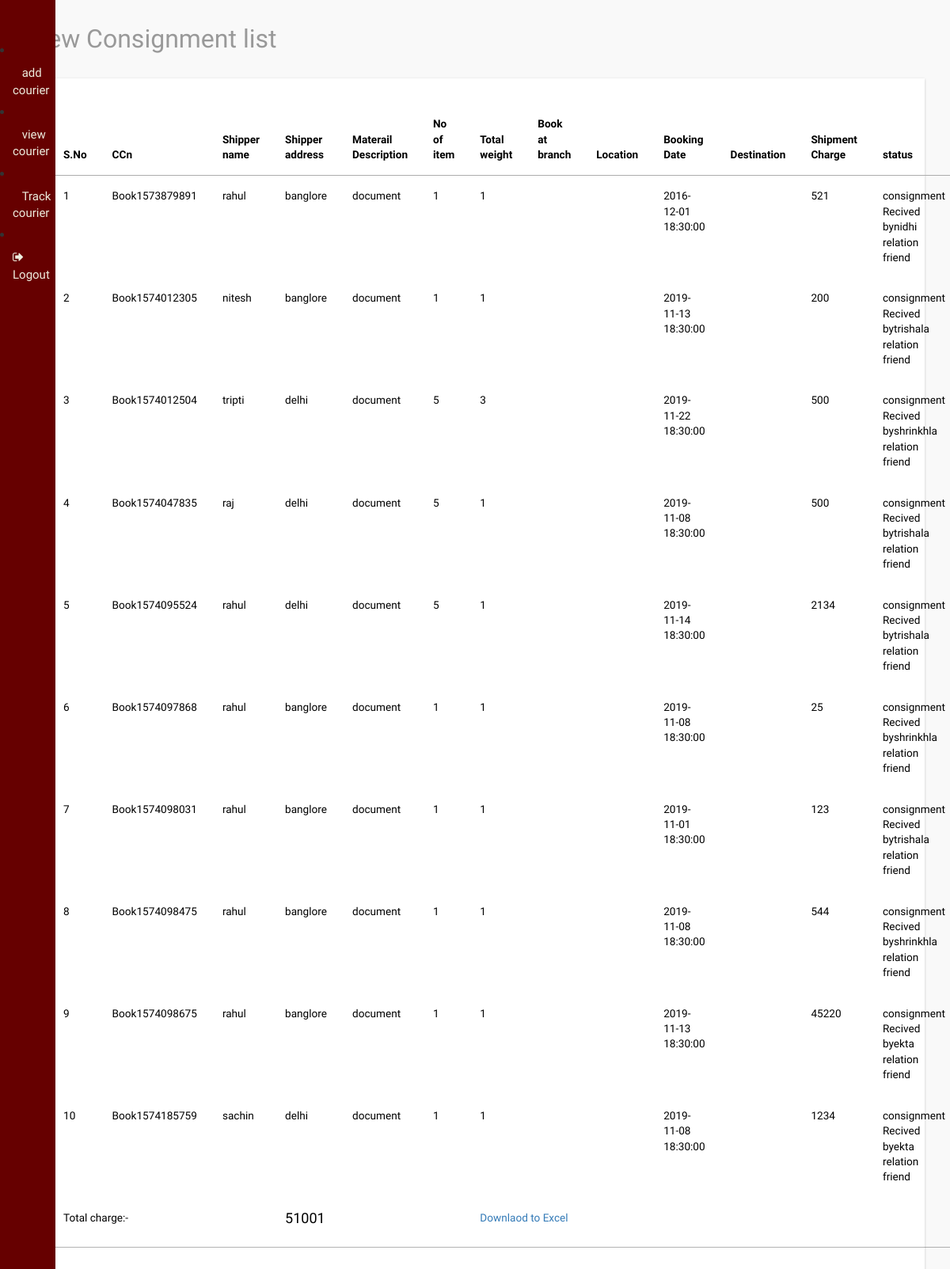
Page /admin/report.php on the committed database.
### tables this page shows
CREATE TABLE `consignment` (
  `id` int(11) NOT NULL,
  `shippername` text NOT NULL,
  `shipperasddress` varchar(20) NOT NULL,
  `phone` text NOT NULL,
  `material_descrption` text NOT NULL,
  `no_of_item` int(20) NOT NULL,
  `branch_id` text NOT NULL,
  `booked_at_branch` text NOT NULL,
  `date_of_booking` timestamp NOT NULL DEFAULT current_timestamp() ON UPDATE current_timestamp(),
  `shipment_charge` text NOT NULL,
  `total_weight` text NOT NULL,
  `reciver_name` text NOT NULL,
  `reciver_address` varchar(20) NOT NULL,
  `reciver_phone` text NOT NULL,
  `ccn` text NOT NULL
);

### admin/report.php (the view, shortened to what this page needs)
<?php
include('header.php');
include('sidebar.php');
include('../connection.php');
$From=$_REQUEST['From'];
$to=$_REQUEST['to'];
?>
<link rel="stylesheet" href="http://cdn.datatables.net/1.10.2/css/jquery.dataTables.min.css"></style>
<div id="page-wrapper">
  <div class="graphs">
    <h3 class="blank1">View Consignment list</h3>
    <div class="xs tabls">
      <div class="bs-example4" data-example-id="contextual-table">
        <table class="table table-hover" id="example" class="display" width="100%" cellspacing="0">
          <thead>
            <tr>
            <th>S.No</th>
            <th>CCn</th>
              <th>Shipper name</th>
              <th>Shipper address</th>
              <th>Materail Description</th>
              <th>No of item</th>
              <th>Total weight</th>
              <th>Book at branch</th>
              <th>Location</th>
              <th>Booking Date</th>
              <th>Destination</th>
              <th>Shipment Charge</th>
              <th>status</th>
            </tr>
          </thead>
          <tbody>
          <?php
            $sql="SELECT * FROM `consignment` WHERE `date_of_booking` LIKE '%$From%' OR `date_of_booking` LIKE '%$to%'";
            $res=mysqli_query($conn,$sql);
            $i=1;
            $total=0;
            while($ros=mysqli_fetch_array($res))
            {
              ?>
          <tr>
            <td><?php echo $i++;?></td>
             <td><?php echo $ros['ccn'];?></td>
            <td><?php echo $ros['shippername'];?></td>
            <td><?php echo $ros['shipperasddress'];?></td>
            <td><?php echo $ros['material_descrption'];?></td>
            <td><?php echo $ros['no_of_item'];
            ?></td>
            <td><?php echo $ros['total_weight'];?></td>
            <td><?php  $branch=$ros['booked_at_branch'];
            ?></td>
             <td><?php echo $ros['branchlocation'];?></td>
             <td><?php echo $ros['date_of_booking'];?></td>
             <td><?php echo $ros['destination'];?></td>
             <td><?php echo $ros['shipment_charge'];
             		   $total=$total+$ros['shipment_charge'];?></td>
             <td>consignment Recived by<?php echo $ros['reciver_name'];?> relation friend</td>
          </tr>
          <?php
        }
        ?>
        <Tr>
        <td colspan="3">Total charge:-</td>
        <td colspan="3"><h4><?php echo  $total;?></h4></td>
        <td colspan="7"><a href="" id="click">Downlaod to Excel</a></td>
        </Tr>
          </tbody>
        </table>
      </div>
    </div>
  </div>
</div>

### rows in the picture
consignment: ccn "Book1573879891", shippername "rahul", shipperasddress "banglore", material_descrption "document", no_of_item "1", total_weight "1", date_of_booking "2016-12-01 18:30:00", shipment_charge "521", reciver_name "nidhi"
consignment: ccn "Book1574012305", shippername "nitesh", shipperasddress "banglore", material_descrption "document", no_of_item "1", total_weight "1", date_of_booking "2019-11-13 18:30:00", shipment_charge "200", reciver_name "trishala"
consignment: ccn "Book1574012504", shippername "tripti", shipperasddress "delhi", material_descrption "document", no_of_item "5", total_weight "3", date_of_booking "2019-11-22 18:30:00", shipment_charge "500", reciver_name "shrinkhla"
consignment: ccn "Book1574047835", shippername "raj", shipperasddress "delhi", material_descrption "document", no_of_item "5", total_weight "1", date_of_booking "2019-11-08 18:30:00", shipment_charge "500", reciver_name "trishala"
consignment: ccn "Book1574095524", shippername "rahul", shipperasddress "delhi", material_descrption "document", no_of_item "5", total_weight "1", date_of_booking "2019-11-14 18:30:00", shipment_charge "2134", reciver_name "trishala"
consignment: ccn "Book1574097868", shippername "rahul", shipperasddress "banglore", material_descrption "document", no_of_item "1", total_weight "1", date_of_booking "2019-11-08 18:30:00", shipment_charge "25", reciver_name "shrinkhla"
consignment: ccn "Book1574098031", shippername "rahul", shipperasddress "banglore", material_descrption "document", no_of_item "1", total_weight "1", date_of_booking "2019-11-01 18:30:00", shipment_charge "123", reciver_name "trishala"
consignment: ccn "Book1574098475", shippername "rahul", shipperasddress "banglore", material_descrption "document", no_of_item "1", total_weight "1", date_of_booking "2019-11-08 18:30:00", shipment_charge "544", reciver_name "shrinkhla"
consignment: ccn "Book1574098675", shippername "rahul", shipperasddress "banglore", material_descrption "document", no_of_item "1", total_weight "1", date_of_booking "2019-11-13 18:30:00", shipment_charge "45220", reciver_name "ekta"
consignment: ccn "Book1574185759", shippername "sachin", shipperasddress "delhi", material_descrption "document", no_of_item "1", total_weight "1", date_of_booking "2019-11-08 18:30:00", shipment_charge "1234", reciver_name "ekta"

### other values in the picture
$total "51001"
